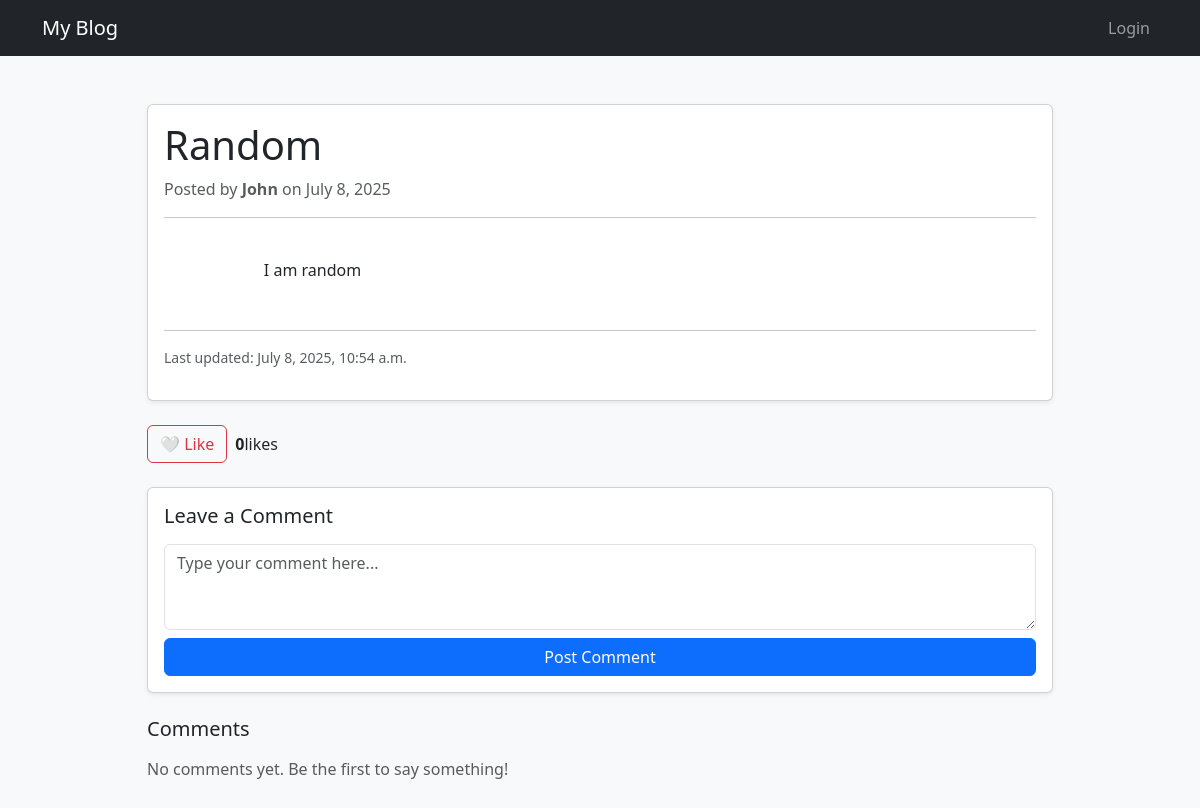
The page /post/random-lol/ on the database its author committed.
### blog/models.py (models this page shows, shortened)
class BlogPost(models.Model):
    author = models.ForeignKey(User, on_delete=models.CASCADE, related_name='posts')
    title = models.CharField(max_length=200)
    slug = models.SlugField(unique=True)
    content = models.TextField()
    created_at = models.DateTimeField(auto_now_add=True)
    updated_at = models.DateTimeField(auto_now=True)
    image = models.ImageField(upload_to='blog_images/', blank=True, null=True)
    is_published = models.BooleanField(default=True)
    likes = GenericRelation('Like')
    class Meta:
        ordering = ['-created_at']

### blog/views.py (the view)
# urls.py: path('post/<slug:slug>/', views.post_detail, name='post_detail'),
def post_detail(request, slug):
    post = get_object_or_404(BlogPost, slug=slug)
    if request.user.is_authenticated:
        ct = ContentType.objects.get_for_model(BlogPost)
        liked = Like.objects.filter(user=request.user, content_type=ct, object_id=post.id).exists()
        post.liked_by_user = liked
    else:
        post.liked_by_user = False
    return render(request, 'post_detail.html', {'post': post})

### blog/Templates/post_detail.html (shortened to what this page needs)
{% extends 'base.html' %}
{% block content %}
<div class="container mt-5 mb-5">
    <div class="row justify-content-center">
        <div class="col-md-10">
            <div class="card shadow-sm mb-4">
                <div class="card-body">
                    <h1 class="card-title">{{ post.title }}</h1>
                    <p class="text-muted mb-2">
                        Posted by <strong>{{ post.author.username }}</strong>
                        on {{ post.created_at|date:"F j, Y" }}
                    </p>
                    <hr>
                    <div class="post-content" style="white-space: pre-wrap;">
                        {{ post.content }}
                    </div>
                    <hr class="mt-4">
                    <p class="text-muted small">Last updated: {{ post.updated_at|date:"F j, Y, g:i a" }}</p>
                </div>
            </div>
            <div class="d-flex align-items-center mb-4">
                <button id="likeBtn" class="btn btn-outline-danger me-2" title="{% if post.liked_by_user %}You liked this{% else %}Click to like{% endif %}">
                    {% if post.liked_by_user %}
                        ❤️
                    {% else %}
                        🤍
                    {% endif %}
                    Like
                </button>
                <span id="likeCount" class="fw-semibold">{{ post.likes.count }}</span> likes
            </div>
            <div class="card shadow-sm mb-4">
                <div class="card-body">
                    <h5 class="card-title mb-3">Leave a Comment</h5>
                    <textarea id="commentInput" class="form-control mb-2" rows="3" placeholder="Type your comment here..."></textarea>
                    <div class="d-grid">
                        <button id="submitComment" class="btn btn-primary">Post Comment</button>
                    </div>
                </div>
            </div>
            <div class="mb-5">
                <h5 class="mb-3">Comments</h5>
                <div id="commentList">
                    {% for comment in post.comments.all %}
                        <div class="border p-3 mb-3 rounded bg-light">
                            <div class="mb-1">
                                <strong>{{ comment.user.username }}</strong>
                                <span class="text-muted small">• {{ comment.created_at|date:"M j, Y g:i A" }}</span>
                            </div>
                            <p class="mb-0">{{ comment.content }}</p>
                        </div>
                    {% empty %}
                        <p class="text-muted">No comments yet. Be the first to say something!</p>
                    {% endfor %}
                </div>
            </div>
        </div>
    </div>
</div>
{% endblock %}

### rows shown on the page
BlogPost: title "Random", author.username "John", created_at "July 8, 2025", content "I am random", updated_at "July 8, 2025, 10:54 a.m.", likes.count "0"
